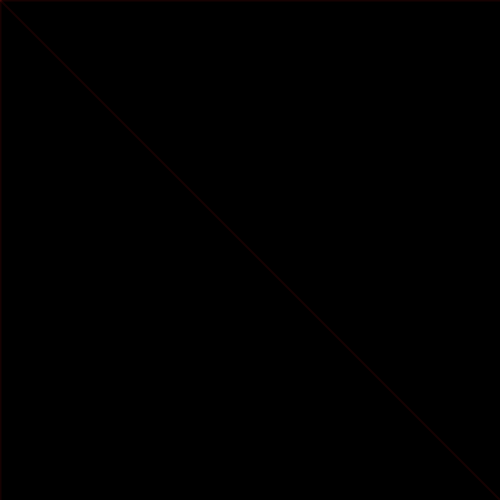
Frame 1 (no input)
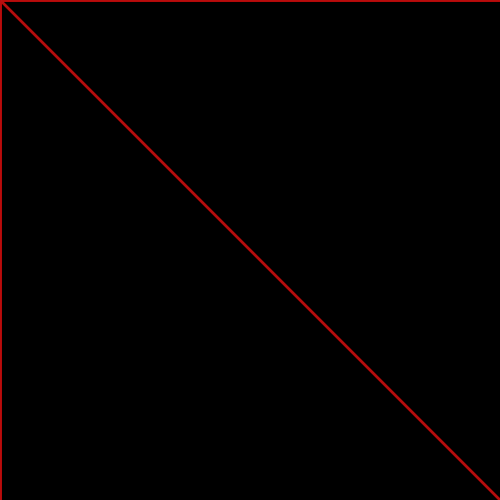
Frame 60 (the mouse pressed at the canvas centre just before this capture)
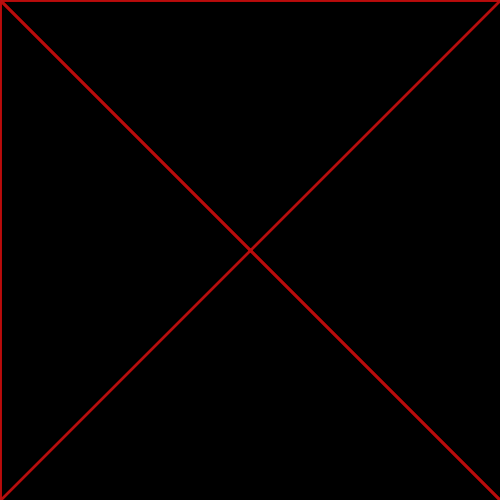
Frame 120 (the mouse held since frame 60 and released just before this capture)

The Processing sketch that drew these frames (run headless with seeded random() and noise(); from frame 60 on, the mouse is pressed at the canvas centre):

// Processing sketch: processing_31557
// ── processing_31557.pde

void setup(){
  
  size(500,500);
  background(0);
}

void draw(){
  
  stroke(185,21,21,30);
  strokeWeight(2);
  line(mouseX,mouseY,0,0);
  line(mouseX,mouseY,500,500);
  line(mouseX,mouseY,0,500);
  line(mouseX,mouseY,500,0);
}
